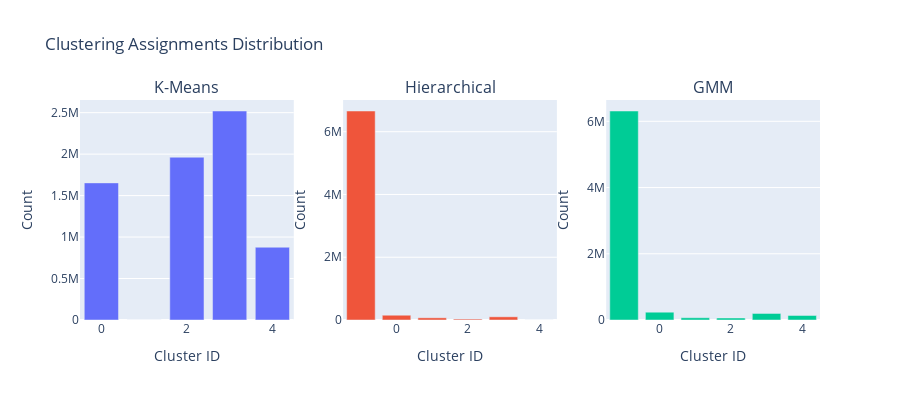

This figure's notebook cell:
### Code cell
# Visualize clustering distributions
fig = make_subplots(rows=1, cols=3, subplot_titles=('K-Means', 'Hierarchical', 'GMM'))

for i, col in enumerate(['KMeans_Cluster', 'Hierarchical_Cluster', 'GMM_Cluster'], 1):
    if col in df.columns:
        cluster_dist = df[col].value_counts().sort_index()
        fig.add_trace(
            go.Bar(x=cluster_dist.index, y=cluster_dist.values, name=col.replace('_Cluster', '')),
            row=1, col=i
        )

fig.update_layout(
    title='Clustering Assignments Distribution',
    height=400,
    showlegend=False
)
fig.update_xaxes(title_text="Cluster ID")
fig.update_yaxes(title_text="Count")
fig.show()

### Figure 1 — Plotly figure (JSON) as saved in the notebook; plotly's stock layout.template omitted (floating-point values rounded to 4 significant figures)
{"data": [{"name": "KMeans", "type": "bar", "x": [0.0, 1.0, 2.0, 3.0, 4.0], "xaxis": "x", "y": [1653287, 132, 1962728, 2519970, 877355], "yaxis": "y"}, {"name": "Hierarchical", "type": "bar", "x": [-1.0, 0.0, 1.0, 2.0, 3.0, 4.0], "xaxis": "x2", "y": [6659908, 152096, 69917, 30019, 101520, 12], "yaxis": "y2"}, {"name": "GMM", "type": "bar", "x": [-1.0, 0.0, 1.0, 2.0, 3.0, 4.0], "xaxis": "x3", "y": [6311464, 237281, 67964, 60332, 199350, 137081], "yaxis": "y3"}], "layout": {"annotations": [{"font": {"size": 16}, "showarrow": false, "text": "K-Means", "x": 0.1444, "xanchor": "center", "xref": "paper", "y": 1, "yanchor": "bottom", "yref": "paper"}, {"font": {"size": 16}, "showarrow": false, "text": "Hierarchical", "x": 0.5, "xanchor": "center", "xref": "paper", "y": 1, "yanchor": "bottom", "yref": "paper"}, {"font": {"size": 16}, "showarrow": false, "text": "GMM", "x": 0.8556, "xanchor": "center", "xref": "paper", "y": 1, "yanchor": "bottom", "yref": "paper"}], "height": 400, "showlegend": false, "title": {"text": "Clustering Assignments Distribution"}, "xaxis": {"anchor": "y", "domain": [0, 0.2889], "title": {"text": "Cluster ID"}}, "xaxis2": {"anchor": "y2", "domain": [0.3556, 0.6444], "title": {"text": "Cluster ID"}}, "xaxis3": {"anchor": "y3", "domain": [0.7111, 1], "title": {"text": "Cluster ID"}}, "yaxis": {"anchor": "x", "domain": [0, 1], "title": {"text": "Count"}}, "yaxis2": {"anchor": "x2", "domain": [0, 1], "title": {"text": "Count"}}, "yaxis3": {"anchor": "x3", "domain": [0, 1], "title": {"text": "Count"}}}}
